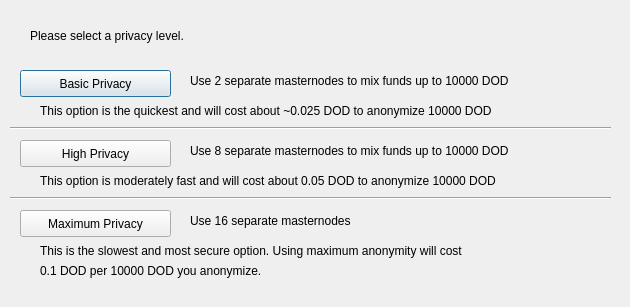
<?xml version="1.0" encoding="UTF-8"?>
<ui version="4.0">
 <class>ObfuscationConfig</class>
 <widget class="QDialog" name="ObfuscationConfig">
  <property name="geometry">
   <rect>
    <x>0</x>
    <y>0</y>
    <width>630</width>
    <height>307</height>
   </rect>
  </property>
  <property name="windowTitle">
   <string>Configure Obfuscation</string>
  </property>
  <widget class="QPushButton" name="buttonBasic">
   <property name="geometry">
    <rect>
     <x>20</x>
     <y>70</y>
     <width>151</width>
     <height>27</height>
    </rect>
   </property>
   <property name="text">
    <string>Basic Privacy</string>
   </property>
  </widget>
  <widget class="QPushButton" name="buttonHigh">
   <property name="geometry">
    <rect>
     <x>20</x>
     <y>140</y>
     <width>151</width>
     <height>27</height>
    </rect>
   </property>
   <property name="text">
    <string>High Privacy</string>
   </property>
  </widget>
  <widget class="QPushButton" name="buttonMax">
   <property name="geometry">
    <rect>
     <x>20</x>
     <y>210</y>
     <width>151</width>
     <height>27</height>
    </rect>
   </property>
   <property name="text">
    <string>Maximum Privacy</string>
   </property>
  </widget>
  <widget class="QLabel" name="label">
   <property name="geometry">
    <rect>
     <x>30</x>
     <y>20</y>
     <width>571</width>
     <height>31</height>
    </rect>
   </property>
   <property name="text">
    <string>Please select a privacy level.</string>
   </property>
  </widget>
  <widget class="QLabel" name="label_2">
   <property name="geometry">
    <rect>
     <x>190</x>
     <y>70</y>
     <width>421</width>
     <height>21</height>
    </rect>
   </property>
   <property name="text">
    <string>Use 2 separate masternodes to mix funds up to 10000 DOD</string>
   </property>
  </widget>
  <widget class="QLabel" name="label_3">
   <property name="geometry">
    <rect>
     <x>190</x>
     <y>140</y>
     <width>411</width>
     <height>21</height>
    </rect>
   </property>
   <property name="text">
    <string>Use 8 separate masternodes to mix funds up to 10000 DOD</string>
   </property>
  </widget>
  <widget class="QLabel" name="label_4">
   <property name="geometry">
    <rect>
     <x>190</x>
     <y>210</y>
     <width>421</width>
     <height>21</height>
    </rect>
   </property>
   <property name="text">
    <string>Use 16 separate masternodes</string>
   </property>
  </widget>
  <widget class="QLabel" name="label_6">
   <property name="geometry">
    <rect>
     <x>40</x>
     <y>100</y>
     <width>561</width>
     <height>21</height>
    </rect>
   </property>
   <property name="text">
    <string>This option is the quickest and will cost about ~0.025 DOD to anonymize 10000 DOD</string>
   </property>
  </widget>
  <widget class="QLabel" name="label_7">
   <property name="geometry">
    <rect>
     <x>40</x>
     <y>170</y>
     <width>561</width>
     <height>21</height>
    </rect>
   </property>
   <property name="text">
    <string>This option is moderately fast and will cost about 0.05 DOD to anonymize 10000 DOD</string>
   </property>
  </widget>
  <widget class="QLabel" name="label_8">
   <property name="geometry">
    <rect>
     <x>40</x>
     <y>240</y>
     <width>561</width>
     <height>21</height>
    </rect>
   </property>
   <property name="text">
    <string>This is the slowest and most secure option. Using maximum anonymity will cost</string>
   </property>
  </widget>
  <widget class="QLabel" name="label_9">
   <property name="geometry">
    <rect>
     <x>40</x>
     <y>260</y>
     <width>561</width>
     <height>21</height>
    </rect>
   </property>
   <property name="text">
    <string>0.1 DOD per 10000 DOD you anonymize.</string>
   </property>
  </widget>
  <widget class="Line" name="line">
   <property name="geometry">
    <rect>
     <x>10</x>
     <y>120</y>
     <width>601</width>
     <height>16</height>
    </rect>
   </property>
   <property name="orientation">
    <enum>Qt::Horizontal</enum>
   </property>
  </widget>
  <widget class="Line" name="line_2">
   <property name="geometry">
    <rect>
     <x>10</x>
     <y>190</y>
     <width>601</width>
     <height>16</height>
    </rect>
   </property>
   <property name="orientation">
    <enum>Qt::Horizontal</enum>
   </property>
  </widget>
 </widget>
 <resources/>
 <connections/>
</ui>
